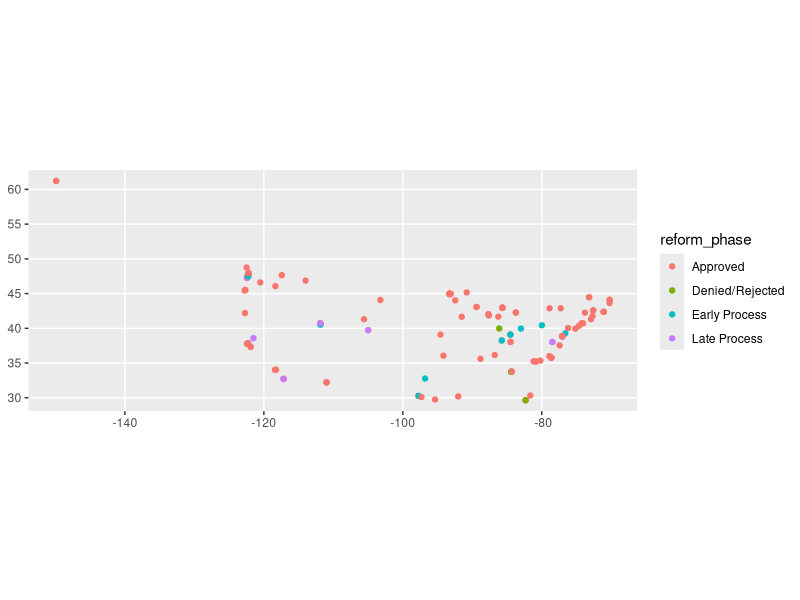

The R source for this figure:
## ---- chunk 1
library(tidyverse)
library(dplyr)
library(tidyr)
library(readxl)
library(sf)
library(sp)
library(ggplot2)
## ---- chunk 2
zoning_changes = read_csv("Zoning Tracker.csv", show_col_types = FALSE)
## ---- chunk 3
dups_zoning <- zoning_changes |>
  count(time_status, legislative_number_policy_name) |> #Some cities had multiple policies that went into effect on the same day, so this is a good key for later. For merging datasets later on, we will do so by municipality_name
  filter(n>1) 
stopifnot(nrow(dups_zoning) == 0)
## ---- chunk 4
str(zoning_changes)
## ---- chunk 5
#Getting rid of the accent
zoning_changes_clean <- zoning_changes |>
  mutate(municipality_name = str_replace_all(municipality_name,"é","e"))
## ---- chunk 6
#Turning into tidy format, if needed
zoning_changes_tidy <- zoning_changes_clean |>
  separate_rows(reform_type, sep = ",") |>
  mutate(reform_type = str_squish(reform_type))
## ---- chunk 7
zoning_changes_wide <- zoning_changes_clean |>
  separate_longer_delim(reform_type, delim = ",") |>
  group_by(time_status, legislative_number_policy_name) |>
  pivot_wider(names_from = reform_type, values_from = reform_type) |> #That did something funky with multiple columns, so fixing that
  unite(col = "TOD Reform", c("TOD Reform", "TOD Reform")) |>
  unite(col = "Plex Reform", c("Plex Reform", "Plex Reform")) |>
  unite(col = "Other Reform", c("Other Reform", "Other Reform"))
  
## ---- chunk 8
summary <- zoning_changes |>
  select(description)

write_excel_csv2(summary, file = "Policy Descriptions.csv") #Easiest way to do a visual scan. 
## ---- chunk 9
sf_test <- st_as_sf(zoning_changes_clean, coords = c("longitude", "latitude"))
sp::CRS(SRS_string='EPSG:4326')
ggplot(sf_test) +
  geom_sf(aes(color=reform_phase))
## ---- chunk 10
zoning_cleaned <- zoning_changes_clean |>
  filter(year == "2021") |>
  filter(municipality_name != "Ann Arbor") #This city had two distinct zoning laws that passed in 2021; we will be able to merge this on to the FBI crime statistics dataset. As such, we are excluding it
## ---- chunk 11
saveRDS(zoning_cleaned, "Zoning_Cleaned.RDA")
write.csv(zoning_cleaned, "Zoning_Cleaned.csv")
